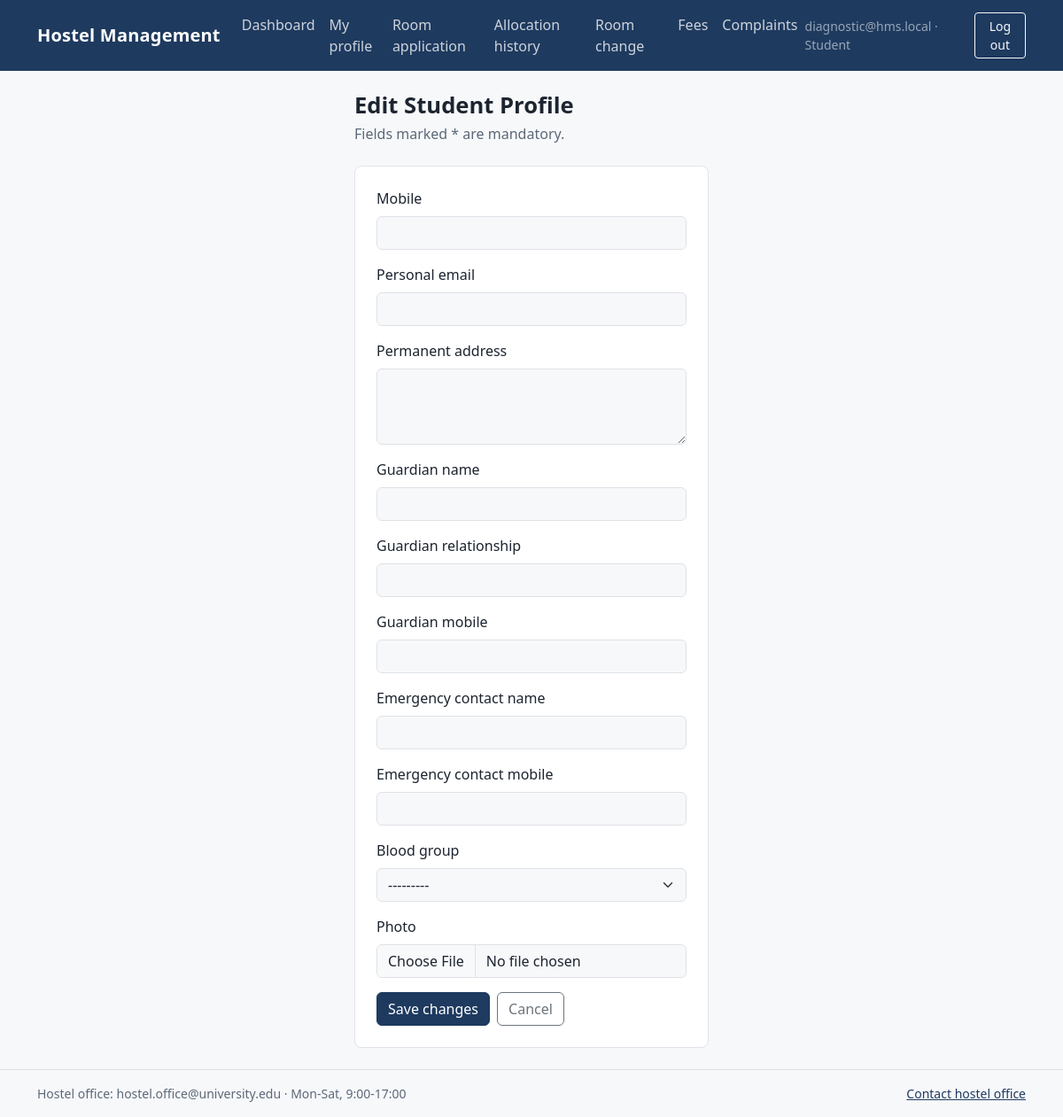
Page /students/profile/1/edit/ (signed in) on the committed database.
### apps/accounts/models.py (models this page shows, shortened)
class User(AbstractUser):
    username = None
    email = models.EmailField("e-mail address", unique=True)
    role = models.CharField(max_length=10, choices=Role.choices, default=Role.STUDENT)
    failed_login_count = models.PositiveSmallIntegerField(default=0)
    first_failed_login_at = models.DateTimeField(null=True, blank=True)
    locked_until = models.DateTimeField(null=True, blank=True)
    USERNAME_FIELD = "email"
    REQUIRED_FIELDS = []
    objects = UserManager()

### apps/students/models.py (models this page shows, shortened)
class StudentProfile(TimeStampedModel):
    user = models.OneToOneField(settings.AUTH_USER_MODEL, on_delete=models.PROTECT, related_name="student_profile")
    srn = models.CharField("SRN", max_length=13, unique=True)
    name = models.CharField(max_length=60)
    gender = models.CharField(max_length=1, choices=Gender.choices)
    program = models.CharField(max_length=30)
    year = models.PositiveSmallIntegerField()
    mobile = models.CharField(max_length=10, validators=[mobile_validator], blank=True)
    personal_email = models.EmailField(blank=True)
    permanent_address = models.CharField(max_length=250, blank=True)
    guardian_name = models.CharField(max_length=60, blank=True)
    guardian_relationship = models.CharField(max_length=20, blank=True)
    guardian_mobile = models.CharField(max_length=10, validators=[mobile_validator], blank=True)
    emergency_contact_name = models.CharField(max_length=60, blank=True)
    emergency_contact_mobile = models.CharField(max_length=10, validators=[mobile_validator], blank=True)
    blood_group = models.CharField(max_length=3, choices=BloodGroup.choices, blank=True)
    photo = models.ImageField(upload_to="photos/", blank=True)
    priority_flag = models.BooleanField(default=False)
    privacy_ack_at = models.DateTimeField(null=True, blank=True)
    MANDATORY_FIELDS = ("mobile", "permanent_address", "guardian_name", "guardian_relationship",
                        "guardian_mobile", "blood_group")
    class Meta:
        ordering = ["srn"]

### apps/students/views.py (the view, shortened to what this page needs)
@login_required
@role_required(Role.STUDENT, Role.ADMIN)
@require_http_methods(["GET", "POST"])
def profile_edit(request, profile_id):
    profile = get_object_or_404(StudentProfile, pk=profile_id)
    is_admin = request.user.role == Role.ADMIN
    if not is_admin and profile.user_id != request.user.pk:
        from django.core.exceptions import PermissionDenied
        raise PermissionDenied
    old_values = {
        field: str(getattr(profile, field))
        for field in (
            "mobile",
            "personal_email",
            "permanent_address",
            "guardian_name",
            "guardian_relationship",
            "guardian_mobile",
            "emergency_contact_name",
            "emergency_contact_mobile",
            "blood_group",
            "photo",
            "srn",
            "name",
            "gender",
            "program",
            "year",
        )
    }
    form = StudentProfileForm(
        request.POST or None,
        request.FILES or None,
        instance=profile,
        is_admin=is_admin,
    )
    sensitive_profile_fields = {
        "mobile",
        "personal_email",
        "permanent_address",
        "guardian_name",
        "guardian_mobile",
        "emergency_contact_name",
        "emergency_contact_mobile",
        "srn",
    }
    return render(
        request,
        "students/profile_form.html",
        {"form": form, "profile": profile},
    )

### apps/students/forms.py (shortened to what this page needs)
class StudentProfileForm(forms.ModelForm):
    class Meta:
        model = StudentProfile
        fields = [
            "srn",
            "name",
            "gender",
            "program",
            "year",
            "mobile",
            "personal_email",
            "permanent_address",
            "guardian_name",
            "guardian_relationship",
            "guardian_mobile",
            "emergency_contact_name",
            "emergency_contact_mobile",
            "blood_group",
            "photo",
        ]
        widgets = {
            "permanent_address": forms.Textarea(attrs={"rows": 3}),
        }
    def __init__(self, *args, is_admin=False, **kwargs):
        super().__init__(*args, **kwargs)
        if not is_admin:
            readonly_fields = ["srn", "name", "gender", "program", "year"]
            for field_name in readonly_fields:
                self.fields.pop(field_name)
        for field in self.fields.values():
            field.widget.attrs.setdefault("class", "form-control")

### apps/core/templatetags/accessibility.py (called while the page is built)
@register.simple_tag
def accessible_field(field):
    widget = field.field.widget
    attrs = dict(widget.attrs)
    if isinstance(widget, (forms.Select, forms.SelectMultiple)):
        css_class = "form-select"
    elif isinstance(widget, forms.CheckboxInput):
        css_class = "form-check-input"
    else:
        css_class = "form-control"
    existing = attrs.get("class", "").strip()
    if css_class not in existing.split():
        attrs["class"] = f"{existing} {css_class}".strip()
    described_by = []
    if field.help_text:
        described_by.append(f"{field.auto_id}_help")
    if field.errors:
        described_by.append(f"{field.auto_id}_errors")
        attrs["aria-invalid"] = "true"
    if described_by:
        attrs["aria-describedby"] = " ".join(described_by)
    return format_html("{}", field.as_widget(attrs=attrs))

### templates/students/profile_form.html (shortened to what this page needs)
{% extends "base.html" %}
{% load accessibility %}
{% block content %}
<div class="login-wrap mx-auto">
  <h1 class="page-title">Edit Student Profile</h1>
  <p class="page-lede mb-4">Fields marked * are mandatory.</p>
  <form method="post" enctype="multipart/form-data" class="panel p-4" novalidate>
    {% for field in form %}
      <div class="mb-3">
        <label for="{{ field.id_for_label }}" class="form-label">
          {{ field.label }}{% if field.field.required %} <span aria-hidden="true">*</span>{% endif %}
        </label>
        {% accessible_field field %}
      </div>
    {% endfor %}
    <div class="d-flex gap-2">
      <button class="btn btn-primary" type="submit">Save changes</button>
      <a class="btn btn-outline-secondary" href="{% url 'students:profile_detail' profile.pk %}">Cancel</a>
    </div>
  </form>
</div>
{% endblock %}

### templates/base.html (shortened to what this page needs)
{% load static %}
<!doctype html>
<html lang="en">
<head>
  <link rel="stylesheet" href="{% static 'vendor/bootstrap/bootstrap.min.css' %}">
  <link rel="stylesheet" href="{% static 'css/hms.css' %}">
</head>
<body class="d-flex flex-column min-vh-100">
<nav class="navbar navbar-expand-lg navbar-dark hms-nav" aria-label="Primary navigation">
  <div class="container">
    <a class="navbar-brand" href="{% url 'core:home' %}">Hostel Management</a>
    {% if user.is_authenticated %}
    <div class="collapse navbar-collapse" id="mainNav">
      <ul class="navbar-nav me-auto">
        <li class="nav-item"><a class="nav-link" href="{% url 'core:home' %}">Dashboard</a></li>
        {% if user.role == "STUDENT" %}
          <li class="nav-item"><a class="nav-link" href="{% url 'students:index' %}">My profile</a></li>
          <li class="nav-item"><a class="nav-link" href="{% url 'allocation:apply' %}">Room application</a></li>
          <li class="nav-item"><a class="nav-link" href="{% url 'allocation:history' %}">Allocation history</a></li>
          <li class="nav-item"><a class="nav-link" href="{% url 'allocation:change_requests' %}">Room change</a></li>
          <li class="nav-item"><a class="nav-link" href="{% url 'fees:index' %}">Fees</a></li>
          <li class="nav-item"><a class="nav-link" href="{% url 'complaints:index' %}">Complaints</a></li>
        {% endif %}
      </ul>
      <span class="navbar-text me-3 small">{{ user.get_full_name|default:user.email }} &middot; {{ user.get_role_display }}</span>
      <form method="post" action="{% url 'accounts:logout' %}">{% csrf_token %}
        <button class="btn btn-sm btn-outline-light" type="submit">Log out</button>
      </form>
    </div>
    {% endif %}
  </div>
</nav>
<main id="main-content" class="container py-4 flex-grow-1" tabindex="-1">
  {% block content %}{% endblock %}
</main>
<footer class="border-top py-3">
  <div class="container d-flex flex-wrap justify-content-between gap-2">
    <span>Hostel office: hostel.office@university.edu &middot; Mon-Sat, 9:00-17:00</span>
    <a href="mailto:hostel.office@university.edu">Contact hostel office</a>
  </div>
</footer>
</body>
</html>

### static/css/hms.css (style rules this page uses)
:root { --hms-ink: #1e3a5f; --hms-ink-soft: #e7edf4; --hms-brass: #7a5315; --hms-paper: #f7f8fa; --hms-text: #1c2430; --hms-muted: #5c6878; --bs-body-font-family: system-ui, -apple-system, "Segoe UI", Roboto, "Noto Sans", sans-serif; --bs-body-color: var(--hms-text); --bs-body-bg: var(--hms-paper); --bs-link-color-rgb: 30, 58, 95; }
.hms-nav { background: var(--hms-ink); }
.hms-nav .navbar-brand { font-weight: 700; letter-spacing: .01em; }
.hms-nav .nav-link { color: rgba(255,255,255,.78); }
.btn-primary { --bs-btn-bg: var(--hms-ink); --bs-btn-border-color: var(--hms-ink); --bs-btn-hover-bg: #16304f; --bs-btn-hover-border-color: #16304f; }
.page-title { font-size: 1.6rem; font-weight: 650; margin-bottom: .25rem; }
.page-lede { color: var(--hms-muted); max-width: 60ch; }
.panel { background: #fff; border: 1px solid #dfe4ea; border-radius: .5rem; padding: 1.25rem; }
.login-wrap { max-width: 400px; }
footer { color: var(--hms-muted); font-size: .875rem; }

### rows in the picture
User: get_full_name "diagnostic@hms.local", role "Student"
StudentProfile: blood_group "---------"

### other values in the picture
{{ field.label }} "Mobile" "Personal email" "Permanent address" "Guardian name" "Guardian relationship" "Guardian mobile" "Emergency contact name" "Emergency contact mobile" "Blood group" "Photo"
